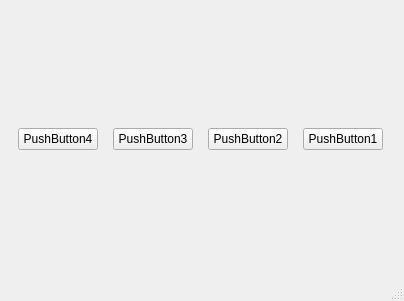
<?xml version="1.0" encoding="UTF-8"?>
<ui version="4.0">
 <class>MainWindow</class>
 <widget class="QMainWindow" name="MainWindow">
  <property name="geometry">
   <rect>
    <x>0</x>
    <y>0</y>
    <width>404</width>
    <height>301</height>
   </rect>
  </property>
  <property name="sizePolicy">
   <sizepolicy hsizetype="Maximum" vsizetype="Fixed">
    <horstretch>0</horstretch>
    <verstretch>0</verstretch>
   </sizepolicy>
  </property>
  <property name="windowTitle">
   <string>MainWindow</string>
  </property>
  <widget class="QWidget" name="centralwidget">
   <property name="sizePolicy">
    <sizepolicy hsizetype="Maximum" vsizetype="Fixed">
     <horstretch>0</horstretch>
     <verstretch>0</verstretch>
    </sizepolicy>
   </property>
   <layout class="QGridLayout" name="gridLayout">
    <item row="0" column="0">
     <widget class="QPushButton" name="pushButton_4">
      <property name="sizePolicy">
       <sizepolicy hsizetype="Maximum" vsizetype="Fixed">
        <horstretch>0</horstretch>
        <verstretch>0</verstretch>
       </sizepolicy>
      </property>
      <property name="text">
       <string>PushButton4</string>
      </property>
     </widget>
    </item>
    <item row="0" column="3">
     <widget class="QPushButton" name="pushButton">
      <property name="sizePolicy">
       <sizepolicy hsizetype="Maximum" vsizetype="Fixed">
        <horstretch>0</horstretch>
        <verstretch>0</verstretch>
       </sizepolicy>
      </property>
      <property name="text">
       <string>PushButton1</string>
      </property>
     </widget>
    </item>
    <item row="0" column="2">
     <widget class="QPushButton" name="pushButton_2">
      <property name="sizePolicy">
       <sizepolicy hsizetype="Maximum" vsizetype="Fixed">
        <horstretch>0</horstretch>
        <verstretch>0</verstretch>
       </sizepolicy>
      </property>
      <property name="text">
       <string>PushButton2</string>
      </property>
     </widget>
    </item>
    <item row="0" column="1">
     <widget class="QPushButton" name="pushButton_3">
      <property name="sizePolicy">
       <sizepolicy hsizetype="Maximum" vsizetype="Fixed">
        <horstretch>0</horstretch>
        <verstretch>0</verstretch>
       </sizepolicy>
      </property>
      <property name="text">
       <string>PushButton3</string>
      </property>
     </widget>
    </item>
   </layout>
  </widget>
  <widget class="QMenuBar" name="menubar">
   <property name="geometry">
    <rect>
     <x>0</x>
     <y>0</y>
     <width>404</width>
     <height>22</height>
    </rect>
   </property>
  </widget>
  <widget class="QStatusBar" name="statusbar"/>
 </widget>
 <resources/>
 <connections/>
</ui>
